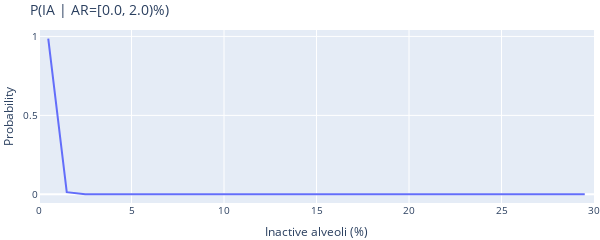
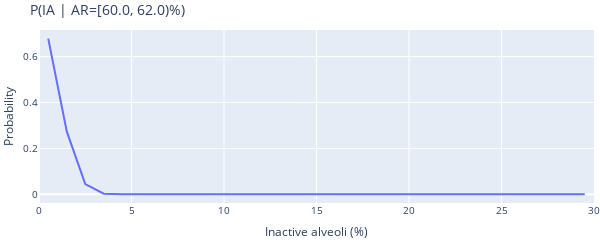
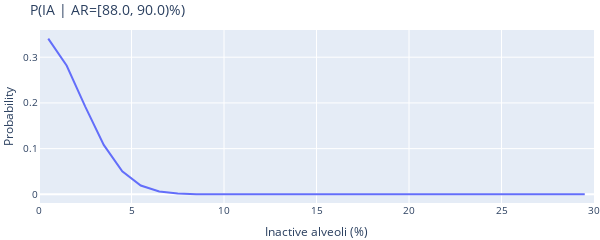

Notebook cell for these charts, in order:
### Markdown cell above
## IA drop's distribution for different AR

### Code cell
# Plot the IA.prior[:, 0] against IA.midbins
def plot_cpt_col(AR_bin_idx):
    fig = go.Figure()
    fig.add_trace(go.Scatter(x=IA.midbins, y=IA.prior[:, AR_bin_idx], mode="lines"))
    # Change x axis range to IA.a, IA.b
    fig.update_xaxes(range=[IA.a, IA.b])
    fig.update_layout(
        title=f"P(IA | AR={AR.bins_str[AR_bin_idx]}%)",
        xaxis_title="Inactive alveoli (%)",
        yaxis_title="Probability",
        height=200,
        width=600,
        font=dict(size=10),
    )
    # Reduce margin size
    fig.update_layout(margin=dict(l=0, r=0, b=0, t=30))
    fig.show()


plot_cpt_col(0)
plot_cpt_col(30)
plot_cpt_col(44)

### Figure 1 — Plotly figure (JSON) as saved in the notebook; plotly's stock layout.template omitted (floating-point values rounded to 4 significant figures)
{"data": [{"mode": "lines", "type": "scatter", "x": [0.5, 1.5, 2.5, 3.5, 4.5, 5.5, 6.5, 7.5, 8.5, 9.5, 10.5, 11.5, 12.5, 13.5, 14.5, 15.5, 16.5, 17.5, 18.5, 19.5, 20.5, 21.5, 22.5, 23.5, 24.5, 25.5, 26.5, 27.5, 28.5, 29.5], "y": [0.9859, 0.01407, 2.864e-06, 8.317e-12, 3.447e-19, 2.038e-28, 1.719e-39, 2.069e-52, 3.553e-67, 8.704e-84, 3.043e-102, 1.518e-122, 1.08e-144, 1.096e-168, 1.588e-194, 3.283e-222, 9.68e-252, 4.073e-283, 2.445e-316, 0, 0, 0, 0, 0, 0, 0, 0, 0, 0, 0]}], "layout": {"font": {"size": 10}, "height": 200, "margin": {"b": 0, "l": 0, "r": 0, "t": 30}, "title": {"text": "P(IA | AR=[0.0, 2.0)%)"}, "width": 600, "xaxis": {"range": [0, 30], "title": {"text": "Inactive alveoli (%)"}}, "yaxis": {"title": {"text": "Probability"}}}}

### Figure 2 — Plotly figure (JSON) as saved in the notebook; plotly's stock layout.template omitted (floating-point values rounded to 4 significant figures)
{"data": [{"mode": "lines", "type": "scatter", "x": [0.5, 1.5, 2.5, 3.5, 4.5, 5.5, 6.5, 7.5, 8.5, 9.5, 10.5, 11.5, 12.5, 13.5, 14.5, 15.5, 16.5, 17.5, 18.5, 19.5, 20.5, 21.5, 22.5, 23.5, 24.5, 25.5, 26.5, 27.5, 28.5, 29.5], "y": [0.6782, 0.274, 0.04474, 0.002952, 7.87e-05, 8.478e-07, 3.691e-09, 6.492e-12, 4.614e-15, 1.325e-18, 1.538e-22, 7.211e-27, 1.366e-31, 1.046e-36, 3.237e-42, 4.047e-48, 2.044e-54, 4.173e-61, 3.442e-68, 1.147e-75, 1.545e-83, 8.408e-92, 1.849e-100, 1.643e-109, 5.898e-119, 8.557e-129, 5.017e-139, 1.188e-149, 1.138e-160, 4.4e-172]}], "layout": {"font": {"size": 10}, "height": 200, "margin": {"b": 0, "l": 0, "r": 0, "t": 30}, "title": {"text": "P(IA | AR=[60.0, 62.0)%)"}, "width": 600, "xaxis": {"range": [0, 30], "title": {"text": "Inactive alveoli (%)"}}, "yaxis": {"title": {"text": "Probability"}}}}

### Figure 3 — Plotly figure (JSON) as saved in the notebook; plotly's stock layout.template omitted (floating-point values rounded to 4 significant figures)
{"data": [{"mode": "lines", "type": "scatter", "x": [0.5, 1.5, 2.5, 3.5, 4.5, 5.5, 6.5, 7.5, 8.5, 9.5, 10.5, 11.5, 12.5, 13.5, 14.5, 15.5, 16.5, 17.5, 18.5, 19.5, 20.5, 21.5, 22.5, 23.5, 24.5, 25.5, 26.5, 27.5, 28.5, 29.5], "y": [0.3405, 0.2813, 0.192, 0.1082, 0.05039, 0.01938, 0.006158, 0.001616, 0.0003505, 6.278e-05, 9.288e-06, 1.135e-06, 1.146e-07, 9.559e-09, 6.586e-10, 3.748e-11, 1.762e-12, 6.843e-14, 2.195e-15, 5.818e-17, 1.274e-18, 2.303e-20, 3.44e-22, 4.246e-24, 4.328e-26, 3.644e-28, 2.535e-30, 1.457e-32, 6.914e-35, 2.711e-37]}], "layout": {"font": {"size": 10}, "height": 200, "margin": {"b": 0, "l": 0, "r": 0, "t": 30}, "title": {"text": "P(IA | AR=[88.0, 90.0)%)"}, "width": 600, "xaxis": {"range": [0, 30], "title": {"text": "Inactive alveoli (%)"}}, "yaxis": {"title": {"text": "Probability"}}}}
